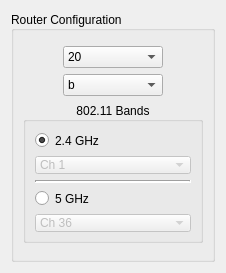
            <widget class="QWidget" name="tab_4">
             <attribute name="title">
              <string>Config</string>
             </attribute>
             <layout class="QGridLayout" name="gridLayout_20">
              <item row="0" column="0">
               <widget class="QGroupBox" name="groupBox_13">
                <property name="minimumSize">
                 <size>
                  <width>130</width>
                  <height>251</height>
                 </size>
                </property>
                <property name="title">
                 <string>Router Configuration</string>
                </property>
                <property name="alignment">
                 <set>Qt::AlignLeading|Qt::AlignLeft|Qt::AlignVCenter</set>
                </property>
                <layout class="QGridLayout" name="gridLayout_19">
                 <item row="0" column="0">
                  <layout class="QGridLayout" name="gridLayout_5">
                   <item row="0" column="0">
                    <layout class="QHBoxLayout" name="horizontalLayout_25">
                     <item>
                      <spacer name="horizontalSpacer_11">
                       <property name="orientation">
                        <enum>Qt::Horizontal</enum>
                       </property>
                       <property name="sizeHint" stdset="0">
                        <size>
                         <width>40</width>
                         <height>20</height>
                        </size>
                       </property>
                      </spacer>
                     </item>
                     <item>
                      <widget class="QComboBox" name="ChWidthCombo">
                       <property name="minimumSize">
                        <size>
                         <width>100</width>
                         <height>22</height>
                        </size>
                       </property>
                       <property name="maximumSize">
                        <size>
                         <width>110</width>
                         <height>22</height>
                        </size>
                       </property>
                       <item>
                        <property name="text">
                         <string>20</string>
                        </property>
                       </item>
                       <item>
                        <property name="text">
                         <string>40</string>
                        </property>
                       </item>
                       <item>
                        <property name="text">
                         <string>80</string>
                        </property>
                       </item>
                      </widget>
                     </item>
                     <item>
                      <spacer name="horizontalSpacer_10">
                       <property name="orientation">
                        <enum>Qt::Horizontal</enum>
                       </property>
                       <property name="sizeHint" stdset="0">
                        <size>
                         <width>40</width>
                         <height>20</height>
                        </size>
                       </property>
                      </spacer>
                     </item>
                    </layout>
                   </item>
                   <item row="1" column="0">
                    <layout class="QHBoxLayout" name="horizontalLayout_26">
                     <item>
                      <spacer name="horizontalSpacer_13">
                       <property name="orientation">
                        <enum>Qt::Horizontal</enum>
                       </property>
                       <property name="sizeHint" stdset="0">
                        <size>
                         <width>40</width>
                         <height>20</height>
                        </size>
                       </property>
                      </spacer>
                     </item>
                     <item>
                      <widget class="QComboBox" name="ModeCombo">
                       <property name="minimumSize">
                        <size>
                         <width>100</width>
                         <height>22</height>
                        </size>
                       </property>
                       <property name="maximumSize">
                        <size>
                         <width>110</width>
                         <height>22</height>
                        </size>
                       </property>
                       <item>
                        <property name="text">
                         <string>b</string>
                        </property>
                       </item>
                       <item>
                        <property name="text">
                         <string>bg</string>
                        </property>
                       </item>
                       <item>
                        <property name="text">
                         <string>bgn</string>
                        </property>
                       </item>
                       <item>
                        <property name="text">
                         <string>ac</string>
                        </property>
                       </item>
                      </widget>
                     </item>
                     <item>
                      <spacer name="horizontalSpacer_12">
                       <property name="orientation">
                        <enum>Qt::Horizontal</enum>
                       </property>
                       <property name="sizeHint" stdset="0">
                        <size>
                         <width>40</width>
                         <height>20</height>
                        </size>
                       </property>
                      </spacer>
                     </item>
                    </layout>
                   </item>
                   <item row="2" column="0">
                    <widget class="QGroupBox" name="groupBox_14">
                     <property name="minimumSize">
                      <size>
                       <width>150</width>
                       <height>141</height>
                      </size>
                     </property>
                     <property name="maximumSize">
                      <size>
                       <width>180</width>
                       <height>141</height>
                      </size>
                     </property>
                     <property name="title">
                      <string>802.11 Bands</string>
                     </property>
                     <property name="alignment">
                      <set>Qt::AlignCenter</set>
                     </property>
                     <layout class="QVBoxLayout" name="verticalLayout_16">
                      <item>
                       <layout class="QVBoxLayout" name="verticalLayout_15">
                        <item>
                         <layout class="QVBoxLayout" name="verticalLayout_14">
                          <item>
                           <widget class="QRadioButton" name="radio2_4GHz">
                            <property name="text">
                             <string>2.4 GHz</string>
                            </property>
                            <property name="checked">
                             <bool>true</bool>
                            </property>
                           </widget>
                          </item>
                          <item>
                           <widget class="QComboBox" name="Router2_4Combo">
                            <property name="enabled">
                             <bool>false</bool>
                            </property>
                            <item>
                             <property name="text">
                              <string>Ch 1</string>
                             </property>
                            </item>
                            <item>
                             <property name="text">
                              <string>Ch 2</string>
                             </property>
                            </item>
                            <item>
                             <property name="text">
                              <string>Ch 3</string>
                             </property>
                            </item>
                            <item>
                             <property name="text">
                              <string>Ch 4</string>
                             </property>
                            </item>
                            <item>
                             <property name="text">
                              <string>Ch 5</string>
                             </property>
                            </item>
                            <item>
                             <property name="text">
                              <string>Ch 6</string>
                             </property>
                            </item>
                            <item>
                             <property name="text">
                              <string>Ch 7</string>
                             </property>
                            </item>
                            <item>
                             <property name="text">
                              <string>Ch 8</string>
                             </property>
                            </item>
                            <item>
                             <property name="text">
                              <string>Ch 9</string>
                             </property>
                            </item>
                            <item>
                             <property name="text">
                              <string>Ch 10</string>
                             </property>
                            </item>
                            <item>
                             <property name="text">
                              <string>Ch 11</string>
                             </property>
                            </item>
                            <item>
                             <property name="text">
                              <string>Ch 12</string>
                             </property>
                            </item>
                            <item>
                             <property name="text">
                              <string>Ch 13</string>
                             </property>
                            </item>
                            <item>
                             <property name="text">
                              <string>Ch 14</string>
                             </property>
                            </item>
                           </widget>
                          </item>
                         </layout>
                        </item>
                        <item>
                         <widget class="Line" name="line_3">
                          <property name="lineWidth">
                           <number>2</number>
                          </property>
                          <property name="orientation">
                           <enum>Qt::Horizontal</enum>
                          </property>
                         </widget>
                        </item>
                        <item>
                         <layout class="QVBoxLayout" name="verticalLayout_13">
                          <item>
                           <widget class="QRadioButton" name="radio5GHz">
                            <property name="text">
                             <string>5 GHz</string>
                            </property>
                           </widget>
                          </item>
                          <item>
                           <widget class="QComboBox" name="Router5Combo">
                            <property name="enabled">
                             <bool>false</bool>
                            </property>
                            <item>
                             <property name="text">
                              <string>Ch 36</string>
                             </property>
                            </item>
                            <item>
                             <property name="text">
                              <string>Ch 40</string>
                             </property>
                            </item>
                            <item>
                             <property name="text">
                              <string>Ch 44</string>
                             </property>
                            </item>
                            <item>
                             <property name="text">
                              <string>Ch 48</string>
                             </property>
                            </item>
                            <item>
                             <property name="text">
                              <string>Ch 52</string>
                             </property>
                            </item>
                            <item>
                             <property name="text">
                              <string>Ch 56</string>
                             </property>
                            </item>
                            <item>
                             <property name="text">
                              <string>Ch 60</string>
                             </property>
                            </item>
                            <item>
                             <property name="text">
                              <string>Ch 64</string>
                             </property>
                            </item>
                            <item>
                             <property name="text">
                              <string>Ch 100</string>
                             </property>
                            </item>
                            <item>
                             <property name="text">
                              <string>Ch 104</string>
                             </property>
                            </item>
                            <item>
                             <property name="text">
                              <string>Ch 108</string>
                             </property>
                            </item>
                            <item>
                             <property name="text">
                              <string>Ch 112</string>
                             </property>
                            </item>
                            <item>
                             <property name="text">
                              <string>Ch 116</string>
                             </property>
                            </item>
                            <item>
                             <property name="text">
                              <string>Ch 120</string>
                             </property>
                            </item>
                            <item>
                             <property name="text">
                              <string>Ch 124</string>
                             </property>
                            </item>
                            <item>
                             <property name="text">
                              <string>Ch 128</string>
                             </property>
                            </item>
                            <item>
                             <property name="text">
                              <string>Ch 132</string>
                             </property>
                            </item>
                            <item>
                             <property name="text">
                              <string>Ch 136</string>
                             </property>
                            </item>
                            <item>
                             <property name="text">
                              <string>Ch 140</string>
                             </property>
                            </item>
                            <item>
                             <property name="text">
                              <string>Ch 149</string>
                             </property>
                            </item>
                            <item>
                             <property name="text">
                              <string>Ch 153</string>
                             </property>
                            </item>
                            <item>
                             <property name="text">
                              <string>Ch 157</string>
                             </property>
                            </item>
                            <item>
                             <property name="text">
                              <string>Ch 161</string>
                             </property>
                            </item>
                            <item>
                             <property name="text">
                              <string>Ch 184</string>
                             </property>
                            </item>
                            <item>
                             <property name="text">
                              <string>Ch 188</string>
                             </property>
                            </item>
                            <item>
                             <property name="text">
                              <string>Ch 192</string>
                             </property>
                            </item>
                            <item>
                             <property name="text">
                              <string>Ch 196</string>
                             </property>
                            </item>
                            <item>
                             <property name="text">
                              <string>Ch 200</string>
                             </property>
                            </item>
                            <item>
                             <property name="text">
                              <string>Ch 204</string>
                             </property>
                            </item>
                            <item>
                             <property name="text">
                              <string>Ch 208</string>
                             </property>
                            </item>
                            <item>
                             <property name="text">
                              <string>Ch 212</string>
                             </property>
                            </item>
                            <item>
                             <property name="text">
                              <string>Ch 216</string>
                             </property>
                            </item>
                           </widget>
                          </item>
                         </layout>
                        </item>
                       </layout>
                      </item>
                     </layout>
                    </widget>
                   </item>
                  </layout>
                 </item>
                </layout>
               </widget>
              </item>
             </layout>
            </widget>
